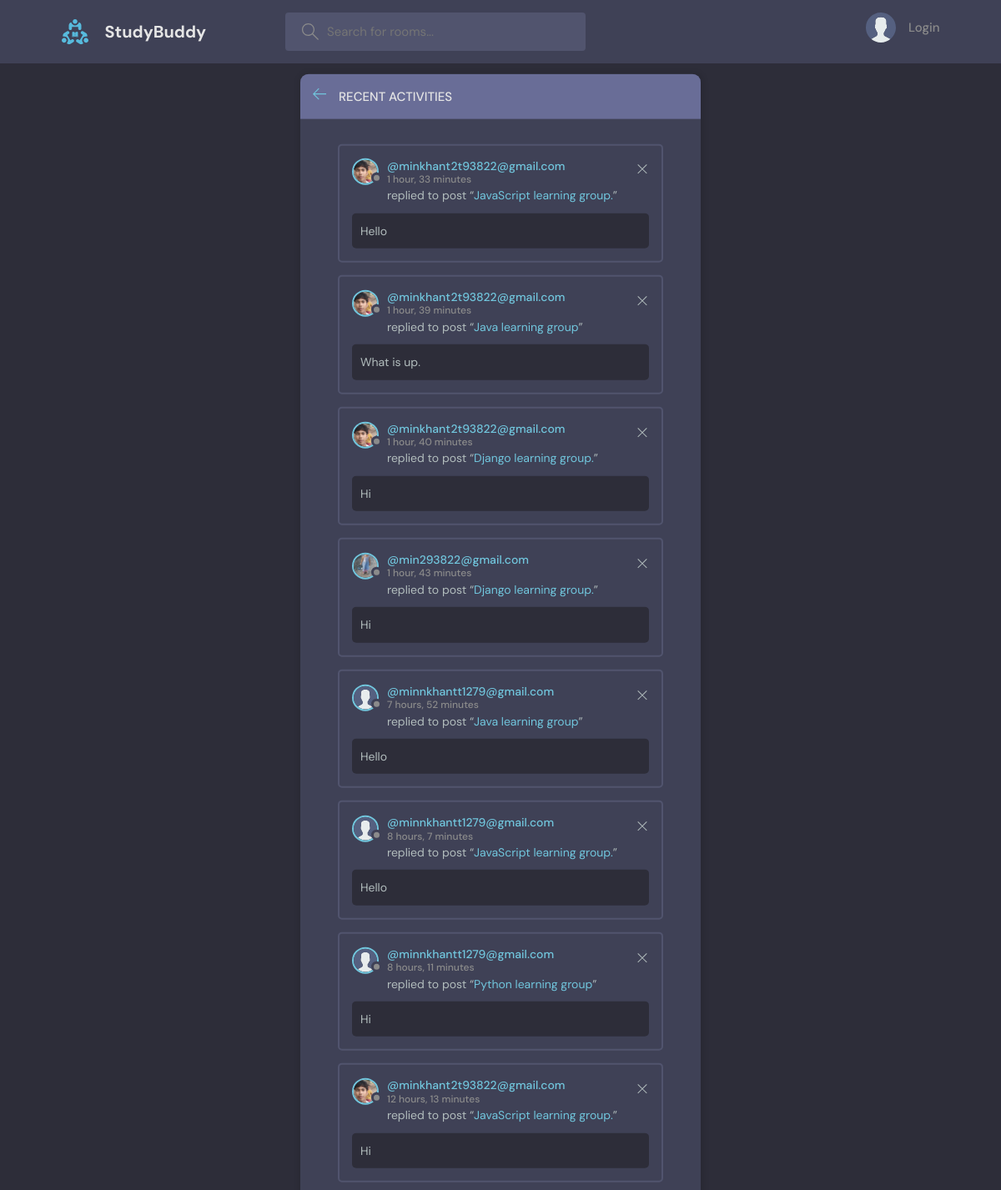
The page /activity/ on the database its author committed.
### my_app/models.py (models this page shows, shortened)
class Messages(models.Model):
    user = models.ForeignKey(User, on_delete=models.CASCADE)
    room = models.ForeignKey(Room, on_delete=models.CASCADE, related_name='messages')
    body = models.TextField()
    updated = models.DateTimeField(auto_now=True)
    created = models.DateTimeField(auto_now_add=True)
    class Meta:
        ordering = ['-updated', '-created']

class User(AbstractUser):
    name = models.CharField(max_length=200, null=True)
    email = models.EmailField(unique=True, null=True)
    bio = models.TextField(null=True)
    avatar = models.ImageField(null=True, default="avatar.svg", upload_to='media')
    USERNAME_FIELD = 'email'
    REQUIRED_FIELDS = []

class Room(models.Model):
    host = models.ForeignKey(User, on_delete=models.SET_NULL, null=True)
    topic = models.ForeignKey(Topics, on_delete=models.SET_NULL, null=True)
    name = models.CharField(max_length=200)
    description = models.TextField(null=True, blank=True)
    participants = models.ManyToManyField(
        User, related_name='participants', blank=True)
    updated = models.DateTimeField(auto_now=True)
    created = models.DateTimeField(auto_now_add=True)
    class Meta:
        ordering = ['-updated', '-created']
    def __str__(self):
        return self.name

### my_app/views.py (the view)
# urls.py: path('activity/', views.activity_view, name="activity-view"),
def activity_view(request):
  q = request.GET.get('q') if request.GET.get('q') != None else ''
  messages_form = Messages.objects.filter(
    Q(room__name__icontains=q) |
    Q(user__username__icontains=q) |
    Q(body__icontains=q)
    )[:100]
  context ={
    'messages_form':messages_form
  }
  return render(request, 'activity.html', context)

### templates/activity.html
{% extends 'base.html' %}
{% block content %}
<main class="layout">
      <div class="container">
        <div class="layout__box">
          <div class="layout__boxHeader">
            <div class="layout__boxTitle">
              <a href="{% url 'home' %}">
                <svg version="1.1" xmlns="http://www.w3.org/2000/svg" width="32" height="32" viewBox="0 0 32 32">
                  <title>arrow-left</title>
                  <path
                    d="M13.723 2.286l-13.723 13.714 13.719 13.714 1.616-1.611-10.96-10.96h27.625v-2.286h-27.625l10.965-10.965-1.616-1.607z"
                  ></path>
                </svg>
              </a>
              <h3>Recent Activities</h3>
            </div>
          </div>
          <div class="activities-page layout__body">
            {% for message in messages_form %}
            <div class="activities__box">
              <div class="activities__boxHeader roomListRoom__header">
                <a href="{% url 'userInfo' message.user.id %}" class="roomListRoom__author">
                  <div class="avatar avatar--small">
                    {% if message.user.avatar.url %}
                    <img src="{{message.user.avatar.url}}" />
                    {% endif %}
                  </div>
                  <p>
                    @{{message.user}}
                    <span>{{message.updated|timesince}}</span>
                  </p>
                </a>
                <div class="roomListRoom__actions">
                  <a href="#">
                    <svg version="1.1" xmlns="http://www.w3.org/2000/svg" width="32" height="32" viewBox="0 0 32 32">
                      <title>remove</title>
                      <path
                        d="M27.314 6.019l-1.333-1.333-9.98 9.981-9.981-9.981-1.333 1.333 9.981 9.981-9.981 9.98 1.333 1.333 9.981-9.98 9.98 9.98 1.333-1.333-9.98-9.98 9.98-9.981z"
                      ></path>
                    </svg>
                  </a>
                </div>
              </div>
              <div class="activities__boxContent">
                <p>replied to post “<a href="{% url 'room-details' message.room.id %}">{{message.room}}</a>”</p>
                <div class="activities__boxRoomContent">{{message.body}}
                </div>
              </div>
            </div>
                {% endfor %}
          </div>
        </div>
      </div>
    </main>
{% endblock content %}

### my_app/static/css/style.css (style rules this page uses)
:root { --color-main: #71c6dd; --color-main-light: #e1f6fb; --color-dark: #3f4156; --color-dark-medium: #51546e; --color-dark-light: #696d97; --color-light: #e5e5e5; --color-gray: #8b8b8b; --color-light-gray: #b2bdbd; --color-bg: #2d2d39; --color-success: #5dd693; --color-error: #fc4b0b; }
* { font-family: "DM Sans", -apple-system, BlinkMacSystemFont, "Segoe UI", Roboto, Oxygen, Ubuntu, Cantarell, "Open Sans", "Helvetica Neue", sans-serif; margin: 0; padding: 0; box-sizing: border-box; text-rendering: optimizeLegibility; font-size: inherit; }
html { font-size: 56.25%; }
@media only screen and (min-width: 1200px) { html { font-size: 62.5%; } }
body { line-height: 1.6; font-weight: 400; font-size: 1.5rem; color: var(--color-light-gray); background-color: var(--color-bg); min-height: 100vh; }
img { width: 100%; }
a { display: inline-block; color: var(--color-main); text-decoration: none; }
.container { max-width: 120rem; width: 90%; margin: auto; }
.avatar { position: relative; display: inline-block; border-radius: 50%; border: 2px solid var(--color-main); }
.avatar img { display: block; border-radius: 50%; object-fit: cover; object-position: center; }
.avatar::after { content: ""; display: block; position: absolute; background-color: var(--color-gray); z-index: 111; border-radius: 50%; border: 0.3rem solid var(--color-dark); }
.avatar.avatar--small img { width: 2.8rem; height: 2.8rem; }
.avatar.avatar--small:after { width: 0.7rem; height: 0.7rem; bottom: 0px; right: -6px; }
.layout { margin-top: 2.4rem; }
.layout > .container { display: flex; justify-content: space-between; align-items: flex-start; }
.layout__box { width: 90%; max-width: 48rem; min-height: 40rem; position: absolute; top: 50%; left: 50%; transform: translate(-50%, -46%); background-color: var(--color-dark); border-radius: 1rem; box-shadow: 1px 1px 6px 3px rgba(0, 0, 0, 0.1); overflow: hidden; }
.layout__boxHeader { display: flex; padding: 1.5rem; background-color: var(--color-dark-light); }
.layout__boxTitle { display: flex; gap: 1.5rem; align-items: center; }
.layout__boxTitle h3 { text-transform: uppercase; font-weight: 500; color: var(--color-light); }
.layout__boxTitle svg { width: 1.6rem; height: 1.6rem; fill: var(--color-main); }
.layout__body { margin: 3rem; }
.roomListRoom__header { display: flex; justify-content: space-between; align-items: center; }
.roomListRoom__author { font-weight: 500; display: flex; align-items: center; gap: 1rem; }
.roomListRoom__actions { display: flex; align-items: flex-start; gap: 1rem; position: relative; }
.roomListRoom__actions svg { fill: var(--color-main); width: 1.6rem; height: 1.6rem; }
.activities__box { margin: 1.5rem; padding: 1.5rem; border: 2px solid var(--color-dark-medium); border-radius: 5px; }
.activities__boxHeader p { font-size: 1.4rem; line-height: 1.3; }
.activities__boxHeader p span { color: var(--color-gray); font-size: 1.2rem; display: block; }
.activities__boxContent { margin-left: 4.2rem; }
.activities__boxContent { font-size: 1.4rem; }
.activities__boxRoomContent { background: var(--color-bg); padding: 1rem; border-radius: 5px; margin-top: 1rem; margin-left: -4.2rem; }
.roomListRoom__actions svg { fill: var(--color-light-gray); }

### rows shown on the page
Messages: user.avatar (picture), user "minkhant2t93822@gmail.com", updated "1 hour, 33 minutes", room "JavaScript learning group.", body "Hello"
Messages: user.avatar (picture), user "minkhant2t93822@gmail.com", updated "1 hour, 39 minutes", room "Java learning group", body "What is up."
Messages: user.avatar (picture), user "minkhant2t93822@gmail.com", updated "1 hour, 40 minutes", room "Django learning group.", body "Hi"
Messages: user.avatar (picture), user "min293822@gmail.com", updated "1 hour, 43 minutes", room "Django learning group.", body "Hi"
Messages: user.avatar (placeholder picture), user "minnkhantt1279@gmail.com", updated "7 hours, 52 minutes", room "Java learning group", body "Hello"
Messages: user.avatar (placeholder picture), user "minnkhantt1279@gmail.com", updated "8 hours, 7 minutes", room "JavaScript learning group.", body "Hello"
Messages: user.avatar (placeholder picture), user "minnkhantt1279@gmail.com", updated "8 hours, 11 minutes", room "Python learning group", body "Hi"
Messages: user.avatar (picture), user "minkhant2t93822@gmail.com", updated "12 hours, 13 minutes", room "JavaScript learning group.", body "Hi"
